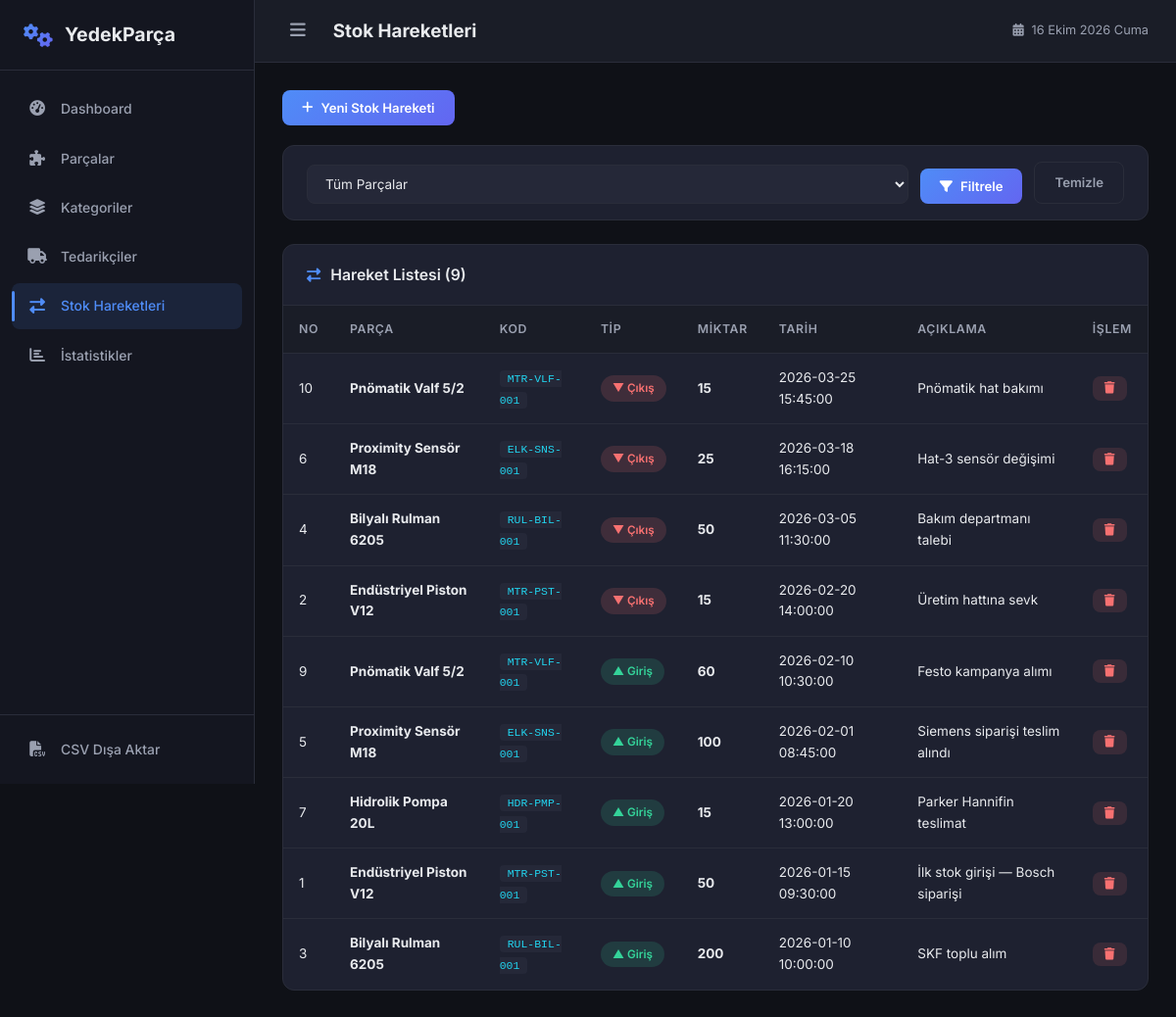
Screenshot of /stok with the database file from the repository.
### tables this page shows
CREATE TABLE stok_hareketi (
    no INTEGER PRIMARY KEY AUTOINCREMENT,
    parca_no INTEGER NOT NULL,
    miktar INTEGER NOT NULL,
    hareket_tipi TEXT NOT NULL CHECK(hareket_tipi IN ('giris', 'cikis')),
    tarih TEXT NOT NULL DEFAULT (datetime('now','localtime')),
    aciklama TEXT,
    FOREIGN KEY (parca_no) REFERENCES parca(no) ON DELETE CASCADE
);

CREATE TABLE parca (
    no INTEGER PRIMARY KEY AUTOINCREMENT,
    ad TEXT NOT NULL,
    parca_kodu TEXT NOT NULL UNIQUE,
    kategori_no INTEGER NOT NULL,
    tedarikci_no INTEGER NOT NULL,
    fiyat REAL NOT NULL DEFAULT 0.0,
    stok_miktari INTEGER NOT NULL DEFAULT 0,
    aciklama TEXT,
    kayit_tarihi TEXT NOT NULL DEFAULT (datetime('now','localtime')),
    FOREIGN KEY (kategori_no) REFERENCES kategori(no) ON DELETE RESTRICT,
    FOREIGN KEY (tedarikci_no) REFERENCES tedarikci(no) ON DELETE RESTRICT
);

### app.py (the view)
@app.route("/stok")
def stok():
    try:
        parca_no = request.args.get("parca_no", "")
        parca_no = int(parca_no) if parca_no else None
        hareketler = vt.stok_hareketi_listele(parca_no)
        parca_listesi = vt.parca_listele()
        return render_template("stok.html",
                               hareketler=hareketler,
                               parcalar=parca_listesi,
                               secili_parca=parca_no)
    except Exception as hata:
        flash(f"Hata: {hata}", "danger")
        return render_template("stok.html", hareketler=[], parcalar=[], secili_parca=None)

### database.py (called while the page is built)
def veritabanina_baglan():
    baglanti = sqlite3.connect(VT_YOLU)
    baglanti.row_factory = sqlite3.Row
    baglanti.execute("PRAGMA foreign_keys = ON")
    return baglanti

def stok_hareketi_listele(parca_no=None):
    baglanti = veritabanina_baglan()
    try:
        if parca_no:
            sonuc = baglanti.execute("""
                SELECT sh.*, p.ad AS parca_adi, p.parca_kodu
                FROM stok_hareketi sh
                LEFT JOIN parca p ON sh.parca_no = p.no
                WHERE sh.parca_no = ?
                ORDER BY sh.tarih DESC
            """, (parca_no,)).fetchall()
        else:
            sonuc = baglanti.execute("""
                SELECT sh.*, p.ad AS parca_adi, p.parca_kodu
                FROM stok_hareketi sh
                LEFT JOIN parca p ON sh.parca_no = p.no
                ORDER BY sh.tarih DESC
            """).fetchall()
        return sonuc
    except Exception as hata:
        print(f"Stok hareketi listeleme hatası: {hata}")
        return []
    finally:
        baglanti.close()

### templates/stok.html (shortened to what this page needs)
{% extends "base.html" %}
{% block page_title %}Stok Hareketleri{% endblock %}
{% block content %}
<div class="page-actions">
    <button class="btn btn-primary" onclick="openAddStokModal()">
        <i class="fas fa-plus"></i> Yeni Stok Hareketi
    </button>
</div>
<div class="card filter-card">
    <form method="GET" action="{{ url_for('stok') }}" class="filter-form">
        <div class="form-group">
            <select name="parca_no" class="form-control">
                <option value="">Tüm Parçalar</option>
            </select>
        </div>
        <button type="submit" class="btn btn-primary"><i class="fas fa-filter"></i> Filtrele</button>
        <a href="{{ url_for('stok') }}" class="btn btn-outline">Temizle</a>
    </form>
</div>
<div class="card">
    <div class="card-header">
        <h2><i class="fas fa-exchange-alt"></i> Hareket Listesi ({{ hareketler|length }})</h2>
    </div>
    <div class="table-wrapper">
        <table class="table">
            <thead>
                <tr>
                    <th>NO</th>
                    <th>Parça</th>
                    <th>Kod</th>
                    <th>Tip</th>
                    <th>Miktar</th>
                    <th>Tarih</th>
                    <th>Açıklama</th>
                    <th>İşlem</th>
                </tr>
            </thead>
            <tbody>
                {% for h in hareketler %}
                <tr>
                    <td>{{ h['no'] }}</td>
                    <td><strong>{{ h['parca_adi'] or '-' }}</strong></td>
                    <td><code>{{ h['parca_kodu'] or '-' }}</code></td>
                    <td>
                        <span class="badge {% if h['hareket_tipi'] == 'giris' %}badge-success{% else %}badge-danger{% endif %}">
                            {% if h['hareket_tipi'] == 'giris' %}▲ Giriş{% else %}▼ Çıkış{% endif %}
                        </span>
                    </td>
                    <td><strong>{{ h['miktar'] }}</strong></td>
                    <td>{{ h['tarih'] }}</td>
                    <td>{{ h['aciklama'] or '-' }}</td>
                    <td>
                        <form method="POST" action="{{ url_for('stok_sil', hno=h['no']) }}" style="display:inline" onsubmit="return confirm('Bu hareketi silmek ve stoku geri almak istediğinize emin misiniz?')">
                            <button type="submit" class="btn btn-sm btn-delete"><i class="fas fa-trash"></i></button>
                        </form>
                    </td>
                </tr>
                {% else %}
                <tr><td colspan="8" class="text-center">Kayıt bulunamadı.</td></tr>
                {% endfor %}
            </tbody>
        </table>
    </div>
</div>
{% endblock %}

### static/css/style.css (style rules this page uses)
:root { --bg-primary: #0f1117; --bg-secondary: #1a1d27; --bg-card: #1e2130; --bg-card-hover: #252838; --bg-sidebar: #141620; --bg-input: #252838; --text-primary: #e8eaed; --text-secondary: #9aa0b0; --text-muted: #6b7280; --accent-blue: #4f8cf7; --accent-purple: #a855f7; --accent-green: #34d399; --accent-orange: #fb923c; --accent-red: #f87171; --accent-cyan: #22d3ee; --accent-yellow: #fbbf24; --gradient-blue: linear-gradient(135deg, #4f8cf7, #6366f1); --gradient-purple: linear-gradient(135deg, #a855f7, #ec4899); --gradient-green: linear-gradient(135deg, #34d399, #22d3ee); --gradient-orange: linear-gradient(135deg, #fb923c, #f59e0b); --gradient-red: linear-gradient(135deg, #f87171, #ef4444); --gradient-cyan: linear-gradient(135deg, #22d3ee, #4f8cf7); --border-color: #2a2d3a; --border-radius: 12px; --border-radius-sm: 8px; --border-radius-lg: 16px; --shadow: 0 4px 24px rgba(0, 0, 0, 0.3); --shadow-sm: 0 2px 8px rgba(0, 0, 0, 0.2); --shadow-lg: 0 8px 40px rgba(0, 0, 0, 0.4); --sidebar-width: 260px; --topbar-height: 64px; --transition: all 0.3s cubic-bezier(0.4, 0, 0.2, 1); }
*, *::before, *::after { box-sizing: border-box; margin: 0; padding: 0; }
html { font-size: 15px; scroll-behavior: smooth; }
body { font-family: 'Inter', -apple-system, BlinkMacSystemFont, sans-serif; background: var(--bg-primary); color: var(--text-primary); line-height: 1.6; min-height: 100vh; display: flex; overflow-x: hidden; }
a { color: var(--accent-blue); text-decoration: none; transition: var(--transition); }
code { background: var(--bg-input); padding: 2px 8px; border-radius: 4px; font-size: 0.85em; color: var(--accent-cyan); }
.card { background: var(--bg-card); border: 1px solid var(--border-color); border-radius: var(--border-radius); margin-bottom: 24px; overflow: hidden; transition: var(--transition); }
.card-header { display: flex; justify-content: space-between; align-items: center; padding: 18px 24px; border-bottom: 1px solid var(--border-color); }
.card-header h2 { font-size: 1.05rem; font-weight: 600; display: flex; align-items: center; gap: 10px; }
.card-header h2 i { color: var(--accent-blue); font-size: 0.95rem; }
.table-wrapper { overflow-x: auto; }
.table { width: 100%; border-collapse: collapse; }
.table thead th { background: var(--bg-secondary); padding: 14px 16px; text-align: left; font-weight: 600; font-size: 0.82rem; text-transform: uppercase; letter-spacing: 0.05em; color: var(--text-secondary); border-bottom: 1px solid var(--border-color); white-space: nowrap; }
.table tbody td { padding: 14px 16px; border-bottom: 1px solid var(--border-color); font-size: 0.9rem; vertical-align: middle; }
.table tbody tr { transition: var(--transition); }
.table tbody tr:last-child td { border-bottom: none; }
.badge { display: inline-flex; align-items: center; padding: 4px 12px; border-radius: 20px; font-size: 0.78rem; font-weight: 600; white-space: nowrap; }
.badge-success { background: rgba(52,211,153,0.15); color: var(--accent-green); }
.badge-danger { background: rgba(248,113,113,0.15); color: var(--accent-red); }
.btn { display: inline-flex; align-items: center; gap: 8px; padding: 10px 20px; border: none; border-radius: var(--border-radius-sm); font-family: inherit; font-size: 0.88rem; font-weight: 600; cursor: pointer; transition: var(--transition); text-decoration: none; white-space: nowrap; }
.btn-primary { background: var(--gradient-blue); color: white; }
.btn-outline { background: transparent; border: 1px solid var(--border-color); color: var(--text-secondary); }
.btn-sm { padding: 6px 12px; font-size: 0.82rem; }
.btn-delete { background: rgba(248,113,113,0.12); color: var(--accent-red); }
.form-control { width: 100%; padding: 10px 14px; background: var(--bg-input); border: 1px solid var(--border-color); border-radius: var(--border-radius-sm); color: var(--text-primary); font-family: inherit; font-size: 0.9rem; transition: var(--transition); }
.form-control::placeholder { color: var(--text-muted); }
select.form-control { cursor: pointer; }
.form-group { margin-bottom: 16px; }
.filter-card { padding: 16px 24px; }
.filter-form { display: flex; gap: 12px; align-items: flex-end; flex-wrap: wrap; }
.filter-form .form-group { margin-bottom: 0; flex: 1; min-width: 180px; }
.page-actions { display: flex; gap: 12px; margin-bottom: 20px; flex-wrap: wrap; }

### rows the page displays
stok_hareketi: no "10", ad "Pnömatik Valf 5/2", parca_kodu "MTR-VLF-001", hareket_tipi "▼ Çıkış", miktar "15", tarih "2026-03-25 15:45:00", aciklama "Pnömatik hat bakımı"
stok_hareketi: no "6", ad "Proximity Sensör M18", parca_kodu "ELK-SNS-001", hareket_tipi "▼ Çıkış", miktar "25", tarih "2026-03-18 16:15:00", aciklama "Hat-3 sensör değişimi"
stok_hareketi: no "4", ad "Bilyalı Rulman 6205", parca_kodu "RUL-BIL-001", hareket_tipi "▼ Çıkış", miktar "50", tarih "2026-03-05 11:30:00", aciklama "Bakım departmanı talebi"
stok_hareketi: no "2", ad "Endüstriyel Piston V12", parca_kodu "MTR-PST-001", hareket_tipi "▼ Çıkış", miktar "15", tarih "2026-02-20 14:00:00", aciklama "Üretim hattına sevk"
stok_hareketi: no "9", ad "Pnömatik Valf 5/2", parca_kodu "MTR-VLF-001", hareket_tipi "▲ Giriş", miktar "60", tarih "2026-02-10 10:30:00", aciklama "Festo kampanya alımı"
stok_hareketi: no "5", ad "Proximity Sensör M18", parca_kodu "ELK-SNS-001", hareket_tipi "▲ Giriş", miktar "100", tarih "2026-02-01 08:45:00", aciklama "Siemens siparişi teslim alındı"
stok_hareketi: no "7", ad "Hidrolik Pompa 20L", parca_kodu "HDR-PMP-001", hareket_tipi "▲ Giriş", miktar "15", tarih "2026-01-20 13:00:00", aciklama "Parker Hannifin teslimat"
stok_hareketi: no "1", ad "Endüstriyel Piston V12", parca_kodu "MTR-PST-001", hareket_tipi "▲ Giriş", miktar "50", tarih "2026-01-15 09:30:00", aciklama "İlk stok girişi — Bosch siparişi"
stok_hareketi: no "3", ad "Bilyalı Rulman 6205", parca_kodu "RUL-BIL-001", hareket_tipi "▲ Giriş", miktar "200", tarih "2026-01-10 10:00:00", aciklama "SKF toplu alım"

### other values shown
{{ hareketler|length }} "9"
